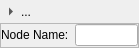
<?xml version="1.0" encoding="UTF-8"?>
<ui version="4.0">
 <class>BasicNodePropertiesClass</class>
 <widget class="QFrame" name="BasicNodePropertiesClass">
  <property name="geometry">
   <rect>
    <x>0</x>
    <y>0</y>
    <width>139</width>
    <height>48</height>
   </rect>
  </property>
  <property name="sizePolicy">
   <sizepolicy hsizetype="Expanding" vsizetype="Minimum">
    <horstretch>0</horstretch>
    <verstretch>0</verstretch>
   </sizepolicy>
  </property>
  <property name="windowTitle">
   <string>BasicNodeProperties</string>
  </property>
  <layout class="QVBoxLayout" name="verticalLayout">
   <property name="spacing">
    <number>0</number>
   </property>
   <property name="leftMargin">
    <number>0</number>
   </property>
   <property name="topMargin">
    <number>0</number>
   </property>
   <property name="rightMargin">
    <number>0</number>
   </property>
   <property name="bottomMargin">
    <number>0</number>
   </property>
   <item>
    <widget class="CollapseButton" name="collapseButton">
     <property name="text">
      <string>...</string>
     </property>
     <property name="toolButtonStyle">
      <enum>Qt::ToolButtonTextBesideIcon</enum>
     </property>
     <property name="autoRaise">
      <bool>true</bool>
     </property>
     <property name="arrowType">
      <enum>Qt::RightArrow</enum>
     </property>
    </widget>
   </item>
   <item>
    <widget class="QFrame" name="content">
     <property name="frameShape">
      <enum>QFrame::StyledPanel</enum>
     </property>
     <property name="frameShadow">
      <enum>QFrame::Raised</enum>
     </property>
     <layout class="QVBoxLayout" name="verticalLayout_2">
      <property name="spacing">
       <number>0</number>
      </property>
      <property name="leftMargin">
       <number>0</number>
      </property>
      <property name="topMargin">
       <number>0</number>
      </property>
      <property name="rightMargin">
       <number>0</number>
      </property>
      <property name="bottomMargin">
       <number>0</number>
      </property>
      <item>
       <layout class="QHBoxLayout" name="nodeName">
        <property name="spacing">
         <number>6</number>
        </property>
        <item>
         <widget class="QLabel" name="nodeNameLabel">
          <property name="text">
           <string>Node Name:</string>
          </property>
         </widget>
        </item>
        <item>
         <widget class="QLineEdit" name="nodeNameLineEdit">
          <property name="focusPolicy">
           <enum>Qt::ClickFocus</enum>
          </property>
         </widget>
        </item>
       </layout>
      </item>
     </layout>
    </widget>
   </item>
  </layout>
 </widget>
 <layoutdefault spacing="6" margin="11"/>
 <customwidgets>
  <customwidget>
   <class>CollapseButton</class>
   <extends>QToolButton</extends>
   <header>CollapseButton.h</header>
  </customwidget>
 </customwidgets>
 <resources/>
 <connections/>
</ui>
